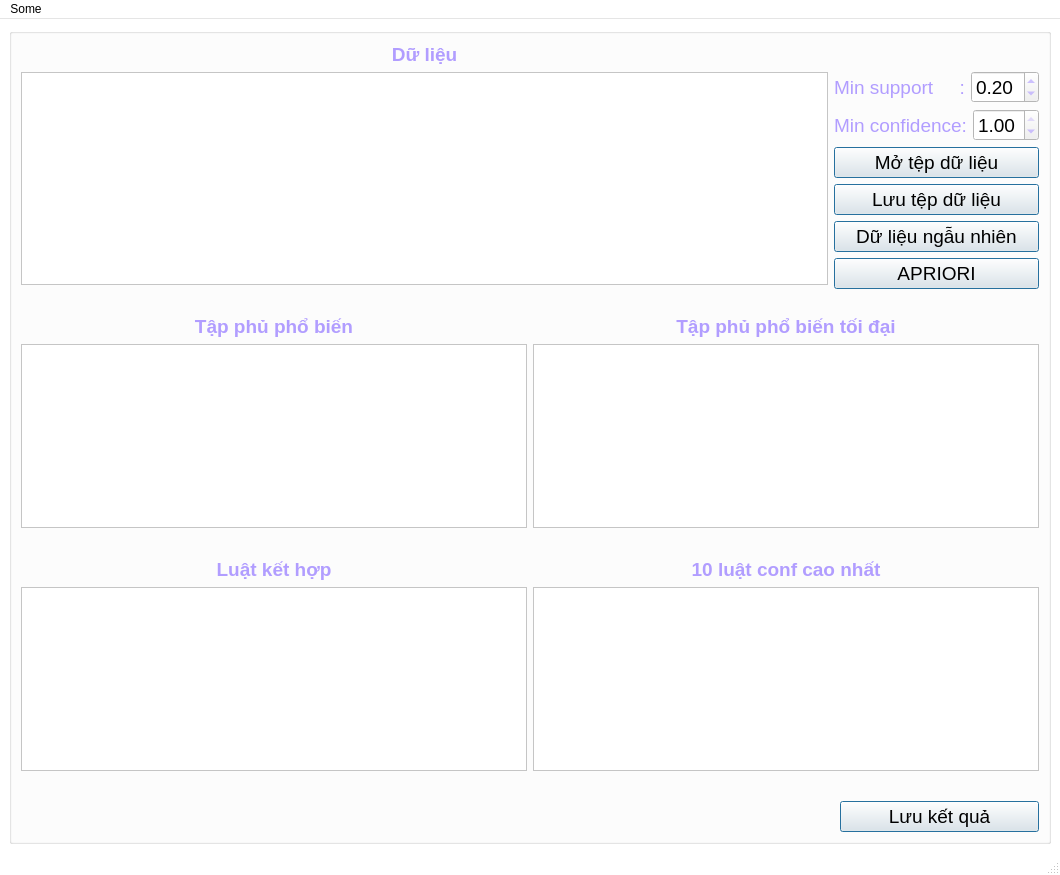
<?xml version="1.0" encoding="UTF-8"?>
<ui version="4.0">
 <author>NghiLam</author>
 <class>MainWindow</class>
 <widget class="QMainWindow" name="MainWindow">
  <property name="windowModality">
   <enum>Qt::NonModal</enum>
  </property>
  <property name="enabled">
   <bool>true</bool>
  </property>
  <property name="geometry">
   <rect>
    <x>0</x>
    <y>0</y>
    <width>1060</width>
    <height>875</height>
   </rect>
  </property>
  <property name="palette">
   <palette>
    <active>
     <colorrole role="WindowText">
      <brush brushstyle="SolidPattern">
       <color alpha="255">
        <red>177</red>
        <green>157</green>
        <blue>255</blue>
       </color>
      </brush>
     </colorrole>
     <colorrole role="Button">
      <brush brushstyle="SolidPattern">
       <color alpha="255">
        <red>255</red>
        <green>255</green>
        <blue>255</blue>
       </color>
      </brush>
     </colorrole>
     <colorrole role="Light">
      <brush brushstyle="SolidPattern">
       <color alpha="255">
        <red>255</red>
        <green>255</green>
        <blue>255</blue>
       </color>
      </brush>
     </colorrole>
     <colorrole role="Midlight">
      <brush brushstyle="SolidPattern">
       <color alpha="255">
        <red>255</red>
        <green>255</green>
        <blue>255</blue>
       </color>
      </brush>
     </colorrole>
     <colorrole role="Dark">
      <brush brushstyle="SolidPattern">
       <color alpha="255">
        <red>127</red>
        <green>127</green>
        <blue>127</blue>
       </color>
      </brush>
     </colorrole>
     <colorrole role="Mid">
      <brush brushstyle="SolidPattern">
       <color alpha="255">
        <red>170</red>
        <green>170</green>
        <blue>170</blue>
       </color>
      </brush>
     </colorrole>
     <colorrole role="Text">
      <brush brushstyle="SolidPattern">
       <color alpha="255">
        <red>0</red>
        <green>0</green>
        <blue>0</blue>
       </color>
      </brush>
     </colorrole>
     <colorrole role="BrightText">
      <brush brushstyle="SolidPattern">
       <color alpha="255">
        <red>255</red>
        <green>255</green>
        <blue>255</blue>
       </color>
      </brush>
     </colorrole>
     <colorrole role="ButtonText">
      <brush brushstyle="SolidPattern">
       <color alpha="255">
        <red>0</red>
        <green>0</green>
        <blue>0</blue>
       </color>
      </brush>
     </colorrole>
     <colorrole role="Base">
      <brush brushstyle="SolidPattern">
       <color alpha="255">
        <red>255</red>
        <green>255</green>
        <blue>255</blue>
       </color>
      </brush>
     </colorrole>
     <colorrole role="Window">
      <brush brushstyle="SolidPattern">
       <color alpha="255">
        <red>255</red>
        <green>255</green>
        <blue>255</blue>
       </color>
      </brush>
     </colorrole>
     <colorrole role="Shadow">
      <brush brushstyle="SolidPattern">
       <color alpha="255">
        <red>0</red>
        <green>0</green>
        <blue>0</blue>
       </color>
      </brush>
     </colorrole>
     <colorrole role="AlternateBase">
      <brush brushstyle="SolidPattern">
       <color alpha="255">
        <red>255</red>
        <green>255</green>
        <blue>255</blue>
       </color>
      </brush>
     </colorrole>
     <colorrole role="ToolTipBase">
      <brush brushstyle="SolidPattern">
       <color alpha="255">
        <red>255</red>
        <green>255</green>
        <blue>220</blue>
       </color>
      </brush>
     </colorrole>
     <colorrole role="ToolTipText">
      <brush brushstyle="SolidPattern">
       <color alpha="255">
        <red>0</red>
        <green>0</green>
        <blue>0</blue>
       </color>
      </brush>
     </colorrole>
    </active>
    <inactive>
     <colorrole role="WindowText">
      <brush brushstyle="SolidPattern">
       <color alpha="255">
        <red>177</red>
        <green>157</green>
        <blue>255</blue>
       </color>
      </brush>
     </colorrole>
     <colorrole role="Button">
      <brush brushstyle="SolidPattern">
       <color alpha="255">
        <red>255</red>
        <green>255</green>
        <blue>255</blue>
       </color>
      </brush>
     </colorrole>
     <colorrole role="Light">
      <brush brushstyle="SolidPattern">
       <color alpha="255">
        <red>255</red>
        <green>255</green>
        <blue>255</blue>
       </color>
      </brush>
     </colorrole>
     <colorrole role="Midlight">
      <brush brushstyle="SolidPattern">
       <color alpha="255">
        <red>255</red>
        <green>255</green>
        <blue>255</blue>
       </color>
      </brush>
     </colorrole>
     <colorrole role="Dark">
      <brush brushstyle="SolidPattern">
       <color alpha="255">
        <red>127</red>
        <green>127</green>
        <blue>127</blue>
       </color>
      </brush>
     </colorrole>
     <colorrole role="Mid">
      <brush brushstyle="SolidPattern">
       <color alpha="255">
        <red>170</red>
        <green>170</green>
        <blue>170</blue>
       </color>
      </brush>
     </colorrole>
     <colorrole role="Text">
      <brush brushstyle="SolidPattern">
       <color alpha="255">
        <red>0</red>
        <green>0</green>
        <blue>0</blue>
       </color>
      </brush>
     </colorrole>
     <colorrole role="BrightText">
      <brush brushstyle="SolidPattern">
       <color alpha="255">
        <red>255</red>
        <green>255</green>
        <blue>255</blue>
       </color>
      </brush>
     </colorrole>
     <colorrole role="ButtonText">
      <brush brushstyle="SolidPattern">
       <color alpha="255">
        <red>0</red>
        <green>0</green>
        <blue>0</blue>
       </color>
      </brush>
     </colorrole>
     <colorrole role="Base">
      <brush brushstyle="SolidPattern">
       <color alpha="255">
        <red>255</red>
        <green>255</green>
        <blue>255</blue>
       </color>
      </brush>
     </colorrole>
     <colorrole role="Window">
      <brush brushstyle="SolidPattern">
       <color alpha="255">
        <red>255</red>
        <green>255</green>
        <blue>255</blue>
       </color>
      </brush>
     </colorrole>
     <colorrole role="Shadow">
      <brush brushstyle="SolidPattern">
       <color alpha="255">
        <red>0</red>
        <green>0</green>
        <blue>0</blue>
       </color>
      </brush>
     </colorrole>
     <colorrole role="AlternateBase">
      <brush brushstyle="SolidPattern">
       <color alpha="255">
        <red>255</red>
        <green>255</green>
        <blue>255</blue>
       </color>
      </brush>
     </colorrole>
     <colorrole role="ToolTipBase">
      <brush brushstyle="SolidPattern">
       <color alpha="255">
        <red>255</red>
        <green>255</green>
        <blue>220</blue>
       </color>
      </brush>
     </colorrole>
     <colorrole role="ToolTipText">
      <brush brushstyle="SolidPattern">
       <color alpha="255">
        <red>0</red>
        <green>0</green>
        <blue>0</blue>
       </color>
      </brush>
     </colorrole>
    </inactive>
    <disabled>
     <colorrole role="WindowText">
      <brush brushstyle="SolidPattern">
       <color alpha="255">
        <red>127</red>
        <green>127</green>
        <blue>127</blue>
       </color>
      </brush>
     </colorrole>
     <colorrole role="Button">
      <brush brushstyle="SolidPattern">
       <color alpha="255">
        <red>255</red>
        <green>255</green>
        <blue>255</blue>
       </color>
      </brush>
     </colorrole>
     <colorrole role="Light">
      <brush brushstyle="SolidPattern">
       <color alpha="255">
        <red>255</red>
        <green>255</green>
        <blue>255</blue>
       </color>
      </brush>
     </colorrole>
     <colorrole role="Midlight">
      <brush brushstyle="SolidPattern">
       <color alpha="255">
        <red>255</red>
        <green>255</green>
        <blue>255</blue>
       </color>
      </brush>
     </colorrole>
     <colorrole role="Dark">
      <brush brushstyle="SolidPattern">
       <color alpha="255">
        <red>127</red>
        <green>127</green>
        <blue>127</blue>
       </color>
      </brush>
     </colorrole>
     <colorrole role="Mid">
      <brush brushstyle="SolidPattern">
       <color alpha="255">
        <red>170</red>
        <green>170</green>
        <blue>170</blue>
       </color>
      </brush>
     </colorrole>
     <colorrole role="Text">
      <brush brushstyle="SolidPattern">
       <color alpha="255">
        <red>127</red>
        <green>127</green>
        <blue>127</blue>
       </color>
      </brush>
     </colorrole>
     <colorrole role="BrightText">
      <brush brushstyle="SolidPattern">
       <color alpha="255">
        <red>255</red>
        <green>255</green>
        <blue>255</blue>
       </color>
      </brush>
     </colorrole>
     <colorrole role="ButtonText">
      <brush brushstyle="SolidPattern">
       <color alpha="255">
        <red>127</red>
        <green>127</green>
        <blue>127</blue>
       </color>
      </brush>
     </colorrole>
     <colorrole role="Base">
      <brush brushstyle="SolidPattern">
       <color alpha="255">
        <red>255</red>
        <green>255</green>
        <blue>255</blue>
       </color>
      </brush>
     </colorrole>
     <colorrole role="Window">
      <brush brushstyle="SolidPattern">
       <color alpha="255">
        <red>255</red>
        <green>255</green>
        <blue>255</blue>
       </color>
      </brush>
     </colorrole>
     <colorrole role="Shadow">
      <brush brushstyle="SolidPattern">
       <color alpha="255">
        <red>0</red>
        <green>0</green>
        <blue>0</blue>
       </color>
      </brush>
     </colorrole>
     <colorrole role="AlternateBase">
      <brush brushstyle="SolidPattern">
       <color alpha="255">
        <red>255</red>
        <green>255</green>
        <blue>255</blue>
       </color>
      </brush>
     </colorrole>
     <colorrole role="ToolTipBase">
      <brush brushstyle="SolidPattern">
       <color alpha="255">
        <red>255</red>
        <green>255</green>
        <blue>220</blue>
       </color>
      </brush>
     </colorrole>
     <colorrole role="ToolTipText">
      <brush brushstyle="SolidPattern">
       <color alpha="255">
        <red>0</red>
        <green>0</green>
        <blue>0</blue>
       </color>
      </brush>
     </colorrole>
    </disabled>
   </palette>
  </property>
  <property name="windowTitle">
   <string>KHAI PHÁ LUẬT KẾT HỢP BẰNG APRIORI</string>
  </property>
  <property name="autoFillBackground">
   <bool>true</bool>
  </property>
  <property name="toolButtonStyle">
   <enum>Qt::ToolButtonIconOnly</enum>
  </property>
  <property name="tabShape">
   <enum>QTabWidget::Rounded</enum>
  </property>
  <widget class="QWidget" name="centralwidget">
   <layout class="QGridLayout" name="gridLayout">
    <item row="0" column="1" rowspan="2">
     <widget class="QGroupBox" name="groupBox">
      <property name="palette">
       <palette>
        <active>
         <colorrole role="Button">
          <brush brushstyle="SolidPattern">
           <color alpha="255">
            <red>170</red>
            <green>170</green>
            <blue>255</blue>
           </color>
          </brush>
         </colorrole>
        </active>
        <inactive>
         <colorrole role="Button">
          <brush brushstyle="SolidPattern">
           <color alpha="255">
            <red>240</red>
            <green>240</green>
            <blue>240</blue>
           </color>
          </brush>
         </colorrole>
        </inactive>
        <disabled>
         <colorrole role="Button">
          <brush brushstyle="SolidPattern">
           <color alpha="255">
            <red>240</red>
            <green>240</green>
            <blue>240</blue>
           </color>
          </brush>
         </colorrole>
        </disabled>
       </palette>
      </property>
      <property name="title">
       <string/>
      </property>
      <layout class="QGridLayout" name="gridLayout_3">
       <item row="0" column="0">
        <layout class="QHBoxLayout" name="horizontalLayout_3">
         <item>
          <layout class="QVBoxLayout" name="verticalLayout_3">
           <item>
            <widget class="QLabel" name="labelInputName">
             <property name="font">
              <font>
               <pointsize>14</pointsize>
               <weight>75</weight>
               <bold>true</bold>
              </font>
             </property>
             <property name="text">
              <string>Dữ liệu</string>
             </property>
             <property name="alignment">
              <set>Qt::AlignCenter</set>
             </property>
            </widget>
           </item>
           <item>
            <widget class="QPlainTextEdit" name="plainTextInput">
             <property name="font">
              <font>
               <pointsize>14</pointsize>
              </font>
             </property>
             <property name="sizeAdjustPolicy">
              <enum>QAbstractScrollArea::AdjustToContents</enum>
             </property>
             <property name="plainText">
              <string/>
             </property>
            </widget>
           </item>
           <item>
            <widget class="QLabel" name="labelInput">
             <property name="font">
              <font>
               <pointsize>12</pointsize>
               <italic>true</italic>
              </font>
             </property>
             <property name="layoutDirection">
              <enum>Qt::LeftToRight</enum>
             </property>
             <property name="text">
              <string/>
             </property>
            </widget>
           </item>
          </layout>
         </item>
         <item>
          <layout class="QVBoxLayout" name="verticalLayout">
           <item>
            <widget class="QLabel" name="labelLogo">
             <property name="font">
              <font>
               <pointsize>14</pointsize>
              </font>
             </property>
             <property name="text">
              <string/>
             </property>
            </widget>
           </item>
           <item>
            <layout class="QHBoxLayout" name="horizontalLayout">
             <item>
              <widget class="QLabel" name="label">
               <property name="font">
                <font>
                 <pointsize>14</pointsize>
                </font>
               </property>
               <property name="text">
                <string>Min support     :</string>
               </property>
              </widget>
             </item>
             <item>
              <widget class="QDoubleSpinBox" name="doubleSpinBoxMinsupp">
               <property name="font">
                <font>
                 <pointsize>14</pointsize>
                </font>
               </property>
               <property name="maximum">
                <double>1.000000000000000</double>
               </property>
               <property name="singleStep">
                <double>0.100000000000000</double>
               </property>
               <property name="value">
                <double>0.200000000000000</double>
               </property>
              </widget>
             </item>
            </layout>
           </item>
           <item>
            <layout class="QHBoxLayout" name="horizontalLayout_2">
             <item>
              <widget class="QLabel" name="label_2">
               <property name="font">
                <font>
                 <pointsize>14</pointsize>
                </font>
               </property>
               <property name="text">
                <string>Min confidence:</string>
               </property>
              </widget>
             </item>
             <item>
              <widget class="QDoubleSpinBox" name="doubleSpinBoxMinconf">
               <property name="font">
                <font>
                 <pointsize>14</pointsize>
                </font>
               </property>
               <property name="maximum">
                <double>1.000000000000000</double>
               </property>
               <property name="singleStep">
                <double>0.100000000000000</double>
               </property>
               <property name="value">
                <double>1.000000000000000</double>
               </property>
              </widget>
             </item>
            </layout>
           </item>
           <item>
            <layout class="QVBoxLayout" name="verticalLayout_8">
             <item>
              <widget class="QPushButton" name="btnImport">
               <property name="font">
                <font>
                 <pointsize>14</pointsize>
                </font>
               </property>
               <property name="layoutDirection">
                <enum>Qt::LeftToRight</enum>
               </property>
               <property name="text">
                <string>Mở tệp dữ liệu</string>
               </property>
               <property name="default">
                <bool>true</bool>
               </property>
               <property name="flat">
                <bool>false</bool>
               </property>
              </widget>
             </item>
             <item>
              <widget class="QPushButton" name="btnExport">
               <property name="font">
                <font>
                 <pointsize>14</pointsize>
                </font>
               </property>
               <property name="layoutDirection">
                <enum>Qt::LeftToRight</enum>
               </property>
               <property name="text">
                <string>Lưu tệp dữ liệu</string>
               </property>
               <property name="default">
                <bool>true</bool>
               </property>
               <property name="flat">
                <bool>false</bool>
               </property>
              </widget>
             </item>
             <item>
              <widget class="QPushButton" name="btnGenerateData">
               <property name="font">
                <font>
                 <pointsize>14</pointsize>
                </font>
               </property>
               <property name="text">
                <string>Dữ liệu ngẫu nhiên</string>
               </property>
               <property name="default">
                <bool>true</bool>
               </property>
               <property name="flat">
                <bool>false</bool>
               </property>
              </widget>
             </item>
             <item>
              <widget class="QPushButton" name="btnApriori">
               <property name="font">
                <font>
                 <pointsize>14</pointsize>
                </font>
               </property>
               <property name="text">
                <string>APRIORI</string>
               </property>
               <property name="default">
                <bool>true</bool>
               </property>
               <property name="flat">
                <bool>false</bool>
               </property>
              </widget>
             </item>
             <item>
              <widget class="QLabel" name="label_8">
               <property name="text">
                <string/>
               </property>
              </widget>
             </item>
            </layout>
           </item>
          </layout>
         </item>
        </layout>
       </item>
       <item row="1" column="0">
        <layout class="QGridLayout" name="gridLayout_2">
         <item row="0" column="0">
          <layout class="QVBoxLayout" name="verticalLayout_2">
           <item>
            <widget class="QLabel" name="label_4">
             <property name="font">
              <font>
               <pointsize>14</pointsize>
               <weight>75</weight>
               <bold>true</bold>
              </font>
             </property>
             <property name="text">
              <string>Tập phủ phổ biến</string>
             </property>
             <property name="alignment">
              <set>Qt::AlignCenter</set>
             </property>
            </widget>
           </item>
           <item>
            <widget class="QPlainTextEdit" name="plainTextFreqIS">
             <property name="enabled">
              <bool>true</bool>
             </property>
             <property name="font">
              <font>
               <pointsize>14</pointsize>
              </font>
             </property>
             <property name="layoutDirection">
              <enum>Qt::RightToLeft</enum>
             </property>
             <property name="plainText">
              <string/>
             </property>
            </widget>
           </item>
           <item>
            <widget class="QLabel" name="labelFreqIS">
             <property name="font">
              <font>
               <pointsize>12</pointsize>
               <italic>true</italic>
              </font>
             </property>
             <property name="layoutDirection">
              <enum>Qt::LeftToRight</enum>
             </property>
             <property name="text">
              <string/>
             </property>
            </widget>
           </item>
          </layout>
         </item>
         <item row="0" column="1">
          <layout class="QVBoxLayout" name="verticalLayout_4">
           <item>
            <widget class="QLabel" name="label_5">
             <property name="font">
              <font>
               <pointsize>14</pointsize>
               <weight>75</weight>
               <bold>true</bold>
              </font>
             </property>
             <property name="text">
              <string>Tập phủ phổ biến tối đại</string>
             </property>
             <property name="alignment">
              <set>Qt::AlignCenter</set>
             </property>
            </widget>
           </item>
           <item>
            <widget class="QPlainTextEdit" name="plainTextMaxIS">
             <property name="enabled">
              <bool>true</bool>
             </property>
             <property name="font">
              <font>
               <pointsize>14</pointsize>
              </font>
             </property>
             <property name="plainText">
              <string/>
             </property>
            </widget>
           </item>
           <item>
            <widget class="QLabel" name="labelMaxIS">
             <property name="font">
              <font>
               <pointsize>12</pointsize>
               <italic>true</italic>
              </font>
             </property>
             <property name="layoutDirection">
              <enum>Qt::LeftToRight</enum>
             </property>
             <property name="text">
              <string/>
             </property>
            </widget>
           </item>
          </layout>
         </item>
         <item row="1" column="0">
          <layout class="QVBoxLayout" name="verticalLayout_5">
           <item>
            <widget class="QLabel" name="label_6">
             <property name="font">
              <font>
               <pointsize>14</pointsize>
               <weight>75</weight>
               <bold>true</bold>
              </font>
             </property>
             <property name="text">
              <string>Luật kết hợp</string>
             </property>
             <property name="alignment">
              <set>Qt::AlignCenter</set>
             </property>
            </widget>
           </item>
           <item>
            <widget class="QPlainTextEdit" name="plainTextRules">
             <property name="enabled">
              <bool>true</bool>
             </property>
             <property name="font">
              <font>
               <pointsize>14</pointsize>
              </font>
             </property>
             <property name="layoutDirection">
              <enum>Qt::RightToLeft</enum>
             </property>
             <property name="plainText">
              <string/>
             </property>
            </widget>
           </item>
           <item>
            <widget class="QLabel" name="labelRules">
             <property name="font">
              <font>
               <pointsize>12</pointsize>
               <italic>true</italic>
              </font>
             </property>
             <property name="layoutDirection">
              <enum>Qt::LeftToRight</enum>
             </property>
             <property name="text">
              <string/>
             </property>
            </widget>
           </item>
          </layout>
         </item>
         <item row="1" column="1">
          <layout class="QVBoxLayout" name="verticalLayout_6">
           <item>
            <widget class="QLabel" name="label_7">
             <property name="font">
              <font>
               <pointsize>14</pointsize>
               <weight>75</weight>
               <bold>true</bold>
              </font>
             </property>
             <property name="text">
              <string>10 luật conf cao nhất</string>
             </property>
             <property name="alignment">
              <set>Qt::AlignCenter</set>
             </property>
            </widget>
           </item>
           <item>
            <widget class="QPlainTextEdit" name="plainTextTopten">
             <property name="font">
              <font>
               <pointsize>14</pointsize>
              </font>
             </property>
             <property name="plainText">
              <string/>
             </property>
            </widget>
           </item>
           <item>
            <widget class="QLabel" name="labelNoNeed">
             <property name="font">
              <font>
               <pointsize>12</pointsize>
              </font>
             </property>
             <property name="text">
              <string/>
             </property>
            </widget>
           </item>
          </layout>
         </item>
        </layout>
       </item>
       <item row="2" column="0">
        <layout class="QHBoxLayout" name="horizontalLayout_4">
         <item>
          <widget class="QLabel" name="label_10">
           <property name="text">
            <string/>
           </property>
          </widget>
         </item>
         <item>
          <widget class="QLabel" name="label_9">
           <property name="text">
            <string/>
           </property>
          </widget>
         </item>
         <item>
          <widget class="QLabel" name="label_3">
           <property name="text">
            <string/>
           </property>
          </widget>
         </item>
         <item>
          <widget class="QLabel" name="labelLog">
           <property name="font">
            <font>
             <pointsize>14</pointsize>
             <italic>true</italic>
            </font>
           </property>
           <property name="layoutDirection">
            <enum>Qt::LeftToRight</enum>
           </property>
           <property name="text">
            <string/>
           </property>
           <property name="alignment">
            <set>Qt::AlignRight|Qt::AlignTrailing|Qt::AlignVCenter</set>
           </property>
          </widget>
         </item>
         <item>
          <widget class="QPushButton" name="btnSave">
           <property name="font">
            <font>
             <pointsize>14</pointsize>
            </font>
           </property>
           <property name="text">
            <string>Lưu kết quả</string>
           </property>
           <property name="default">
            <bool>true</bool>
           </property>
           <property name="flat">
            <bool>false</bool>
           </property>
          </widget>
         </item>
        </layout>
       </item>
      </layout>
     </widget>
    </item>
   </layout>
  </widget>
  <widget class="QMenuBar" name="menubar">
   <property name="geometry">
    <rect>
     <x>0</x>
     <y>0</y>
     <width>1060</width>
     <height>21</height>
    </rect>
   </property>
   <widget class="QMenu" name="menuWhat_is_Apriori">
    <property name="title">
     <string>Some</string>
    </property>
    <addaction name="separator"/>
    <addaction name="actionWhatIsApriori"/>
   </widget>
   <addaction name="menuWhat_is_Apriori"/>
  </widget>
  <widget class="QStatusBar" name="statusbar"/>
  <action name="actionWhat_is_Apriori">
   <property name="text">
    <string>What is Apriori?</string>
   </property>
  </action>
  <action name="actionWhatIsApriori">
   <property name="text">
    <string>Apriori là gì?</string>
   </property>
  </action>
 </widget>
 <resources/>
 <connections/>
</ui>
